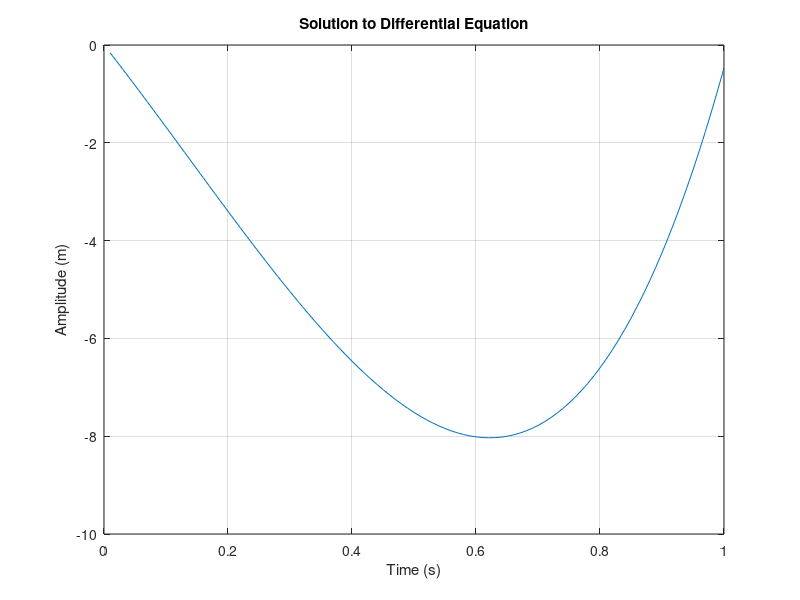

This figure's MATLAB source:
% solving differential equations

% setting up the Riemann Sum
n = 100;
a = 0;
b = 1;
h = (b - a)/n;

t = a + (1:100)'*h;

% setting up the function since y'' - y' = f(t) where f(t) = 125t
% y(0) = 0, y(n) = 0

% using y'' = yk-1 - 2yk + yk+1 / h^2
% using y- = yk-1 + yk+1 / 2h

% Take into account XY = (2*h^2)F

f = @(t) 125*t;

F = 2*(h^2)*f(t);

X = zeros(n,n);

% sets the values of the first two and last two elements in the matrix
X(1,1) = -4;
X(1,2) = 2 - h;
X(n,n-1) = 2 + h;
X(n,n) = -4;

% loop triangulates and fills out values in the matrix
for i = 2 : n - 1 
    X(i,i-1:i+1) = [2+h -4 2-h];
end

% calculates inverse and then plots the solution
Y = X \ F;
plot(t,Y);
xlabel('Time (s)');
ylabel('Amplitude (m)');
title('Solution to Differential Equation');
grid;


